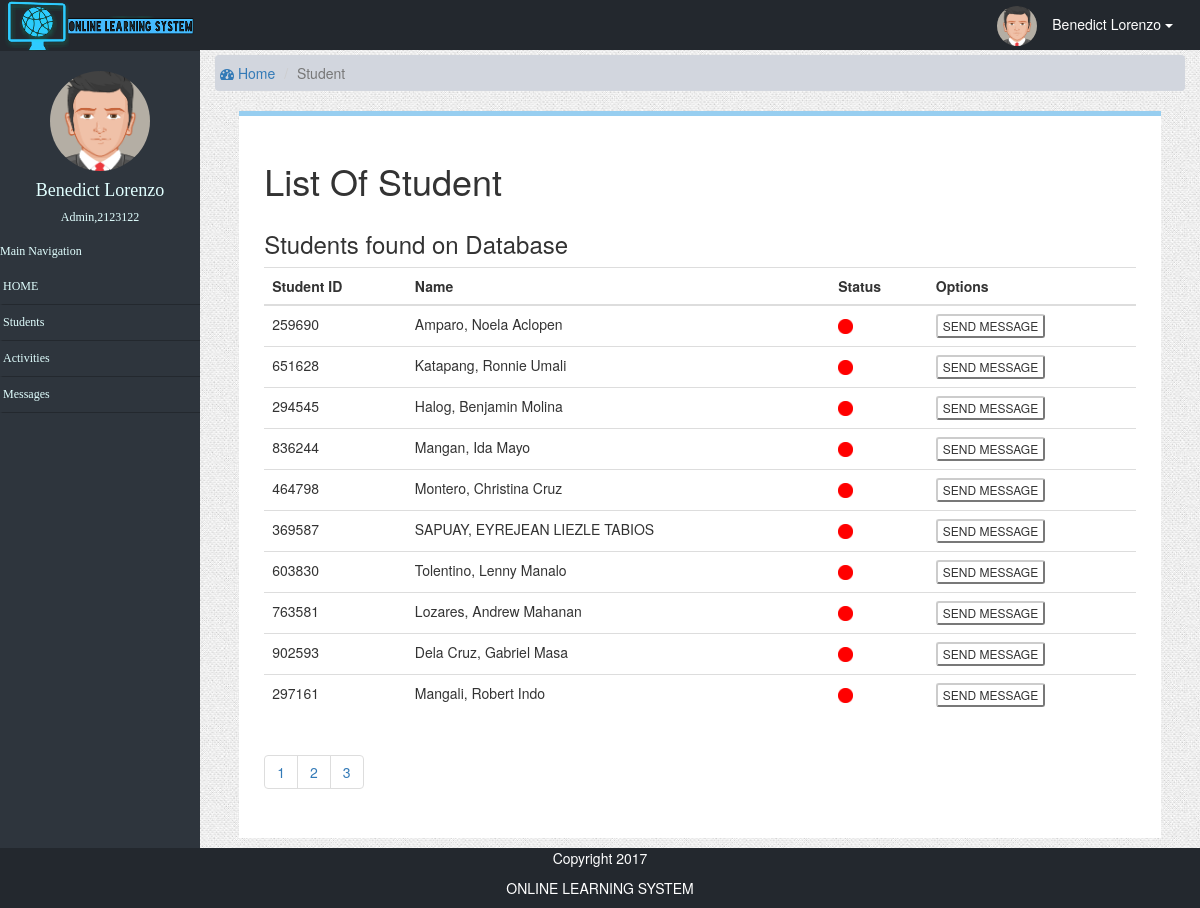
The page /admin/messages.php?id=2123122&ref=student&page=2 (signed in) on the database as committed earlier.
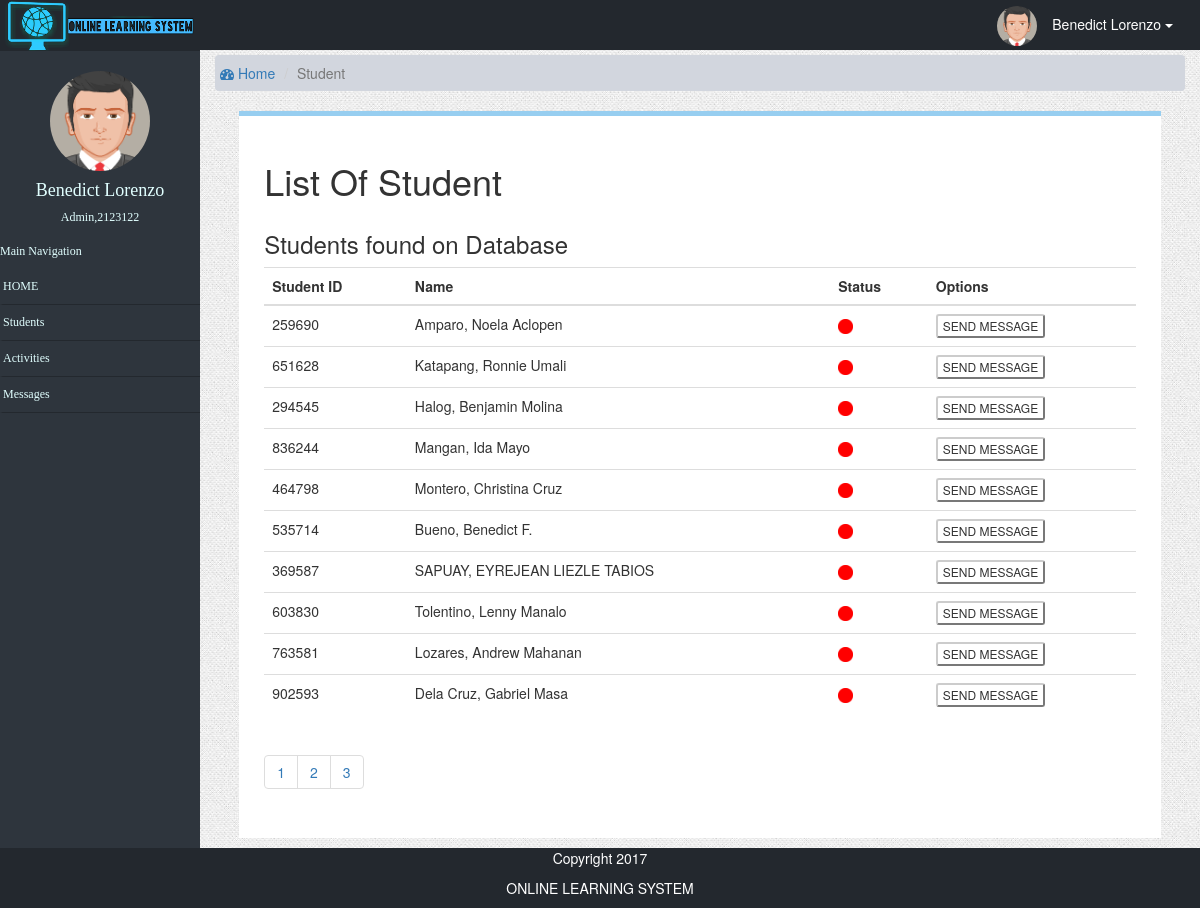
The same page on the database as committed later.
### tables this page shows
CREATE TABLE `user_info` (
  `user_id` int(7) NOT NULL,
  `lastName` varchar(255) NOT NULL,
  `firstName` varchar(255) NOT NULL,
  `middleName` varchar(255) NOT NULL,
  `gender` varchar(255) NOT NULL,
  `email` varchar(255) NOT NULL,
  `address` varchar(255) NOT NULL,
  `role` varchar(255) NOT NULL,
  `avatar` longblob NOT NULL,
  `password` varchar(255) NOT NULL,
  `regdate` varchar(255) NOT NULL,
  `online` tinyint(1) DEFAULT NULL
);

### admin/messages.php (the view, shortened to what this page needs)
<?php
function display_content(){
	if ($_GET['ref']=="student") {
    echo '
    <div class="content-wrapper">
    <section class="content-header">
      <ol class="breadcrumb">
        <li><a href="./"><i class="fa fa-dashboard"></i> Home</a></li>
         <li class ="active">Student</li>
      </ol>
    </section>
     </div>
    <div class="borderStudent">
      <section class="content-header">
        <h1>List Of Student</h1>
          <section class = "content">
            <div class="row">
              <section class="col-lg-12">
                <div class="box box-info">
                  <div class="box-header">
                    <h3 class="box-title">Students found on Database</h3>
                  </div>
                  <div class="box-body">
                    <table class="table">
                      <tbody>
                        <tr>
                           <th>Student ID</th>
                          <th>Name</th>
                          <th>Status</th>
                          <th>Options</th>
                        </tr>
                      </tbody>
                      <tbody>';
                      include('../db_config/database.php');
                        $id =$_GET['id'];
                        $page =$_GET['page'];
                      if ($page=="" || $page=="1"){
                        $page1=0;
                      }else{
                        $page1=($page*10)-10;
                      }
                        $sql = "SELECT * FROM user_info where user_id != '$id' ORDER BY online desc limit $page1,10";
                        $result = mysqli_query($connection,$sql);
                      if ($result->num_rows > 0) {
                        while($row = $result->fetch_assoc()) {
                          $online= $row['online'];
echo "
                        <tr>
                         <td>".$row["user_id"]."</td>
                          <td>".$row["lastName"].", ".$row["firstName"]." ".$row["middleName"]."</td>
                          <td>";
                          if ($online==1) {
                           echo "<img src='../images/online.png' alt ='online' class ='online'>";
                          }else{
                            echo "<img src='../images/offline.png' alt ='offline' class='offline'>";
                          }
echo "                          </td>
                          <td>
                            <form method='POST' action='Messages.php?to=".$row["user_id"]."&id=$id&ref=newmsg'>
                              <input class = 'btn-default btn-xs' title ='SEND message to " .$row["lastName"], "," ,$row["firstName"] ."' type='submit' name='sendmsg' value='SEND MESSAGE'>
                            </form>
                          </td>
                        </tr>
";
                        }
                      } $connection->close();
echo '
                      </tbody>
                    </table>
                    <ul class="pagination">';
                      include('../db_config/database.php');
                        $sql = "SELECT * FROM user_info";
                        $result = mysqli_query($connection,$sql);
                      if ($result->num_rows > 0) {
                        print '<tr><td colspan="10">';
                        $ragents=mysqli_num_rows($result);
                        $a = $ragents/10;
                        $a = ceil($a);
                      for ($b=1;$b<=$a;$b++){
?>                      <li class="paginate_button">
                          <a href="messages.php?id=<?php echo "$id";?>&ref=student&page=<?php echo $b; ?>" ><?php echo $b. " "; ?></a>
                        </li><?php
                      }
                    }
echo '
                    </ul>
                  </div>
              </div>
            </section>
          </div>
        </section>
      </section>
    </div>
';
  }
?>
                      </li><?php
}
require_once('admintemplate.php');
	?>

Rows that differ between the two databases and show on the page:
no longer on this page (row unchanged): user_info: user_id "297161", lastName "Mangali", firstName "Robert", middleName "Indo"
added user_info: user_id "535714", lastName "Bueno", firstName "Benedict", middleName "F."
